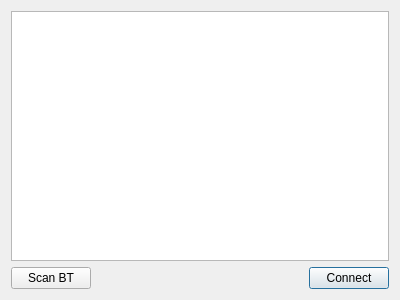
<?xml version="1.0" encoding="UTF-8"?>
<ui version="4.0">
 <class>devicesList</class>
 <widget class="QDialog" name="devicesList">
  <property name="geometry">
   <rect>
    <x>0</x>
    <y>0</y>
    <width>400</width>
    <height>300</height>
   </rect>
  </property>
  <property name="windowTitle">
   <string>Nearby devices</string>
  </property>
  <layout class="QGridLayout" name="gridLayout">
   <item row="1" column="2">
    <widget class="QPushButton" name="connectPB">
     <property name="text">
      <string>Connect</string>
     </property>
    </widget>
   </item>
   <item row="0" column="0" colspan="3">
    <widget class="QListWidget" name="devicesView"/>
   </item>
   <item row="1" column="1">
    <spacer name="horizontalSpacer">
     <property name="orientation">
      <enum>Qt::Horizontal</enum>
     </property>
     <property name="sizeHint" stdset="0">
      <size>
       <width>40</width>
       <height>20</height>
      </size>
     </property>
    </spacer>
   </item>
   <item row="1" column="0">
    <widget class="QPushButton" name="scanBTPB">
     <property name="text">
      <string>Scan BT</string>
     </property>
    </widget>
   </item>
  </layout>
 </widget>
 <resources/>
 <connections>
  <connection>
   <sender>devicesView</sender>
   <signal>doubleClicked(QModelIndex)</signal>
   <receiver>devicesList</receiver>
   <slot>itemDoubleClicked(QModelIndex)</slot>
   <hints>
    <hint type="sourcelabel">
     <x>199</x>
     <y>133</y>
    </hint>
    <hint type="destinationlabel">
     <x>199</x>
     <y>149</y>
    </hint>
   </hints>
  </connection>
 </connections>
 <slots>
  <slot>_connectToSelected()</slot>
  <slot>itemDoubleClicked(QModelIndex)</slot>
 </slots>
</ui>
